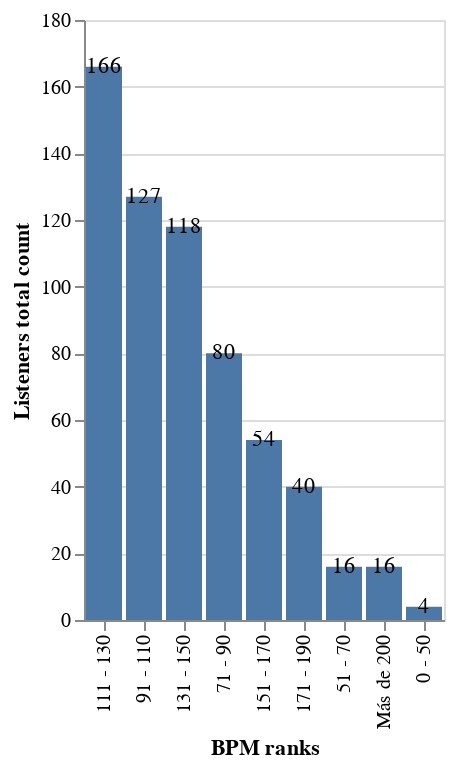

Write notebook code for a chart like this one.
### Code cell
'''
Most of the people listen to music over 90 BPM, probably related
to Rock, Pop and Metal music which could make sense along the
result of the former question.
'''


# Limits to cut each label rank
bins = [0, 50, 70, 90, 110, 130, 150, 170, 190, 210]

# Labels to name each rank created
labels = ["0 - 50", "51 - 70", "71 - 90", "91 - 110", "111 - 130", "131 - 150", "151 - 170", "171 - 190", 'Más de 200']

# Cut the 'BPM' column into ranks
dataset["BPM ranks"] = pd.cut(dataset["BPM"], bins=bins, labels=labels)

# Temporal dataset with the total count of people by BPM rank
ranksCounts = dataset["BPM ranks"].value_counts().reset_index()

# Rename columns of the temporal dataset
ranksCounts.columns = ["BPM ranks", "Count"]

# Chart of BPM ranks and count of listeners
chart = alt.Chart(ranksCounts).mark_bar().encode(
    alt.X("BPM ranks:N", title="BPM ranks", sort="-y"),
    alt.Y("Count:Q", title="Listeners total count")
)

# Total count labels
labels = chart.mark_text().encode(
    text="Count:Q",
)

# Concatenate bar chart and labels
chart = chart + labels

# Show chart
chart

### Figure 1 — Vega-Lite specification as saved in the notebook (floating-point values rounded to 4 significant figures)
{"config": {"view": {"continuousWidth": 300, "continuousHeight": 300}}, "layer": [{"mark": {"type": "bar"}, "encoding": {"x": {"field": "BPM ranks", "sort": "-y", "title": "BPM ranks", "type": "nominal"}, "y": {"field": "Count", "title": "Listeners total count", "type": "quantitative"}}}, {"mark": {"type": "text"}, "encoding": {"text": {"field": "Count", "type": "quantitative"}, "x": {"field": "BPM ranks", "sort": "-y", "title": "BPM ranks", "type": "nominal"}, "y": {"field": "Count", "title": "Listeners total count", "type": "quantitative"}}}], "data": {"name": "data-9e902c4289be785d4e6cb2dace71686c"}, "$schema": "https://vega.github.io/schema/vega-lite/v5.16.3.json", "datasets": {"data-9e902c4289be785d4e6cb2dace71686c": [{"BPM ranks": "111 - 130", "Count": 166}, {"BPM ranks": "91 - 110", "Count": 127}, {"BPM ranks": "131 - 150", "Count": 118}, {"BPM ranks": "71 - 90", "Count": 80}, {"BPM ranks": "151 - 170", "Count": 54}, {"BPM ranks": "171 - 190", "Count": 40}, {"BPM ranks": "51 - 70", "Count": 16}, {"BPM ranks": "Más de 200", "Count": 16}, {"BPM ranks": "0 - 50", "Count": 4}]}}
